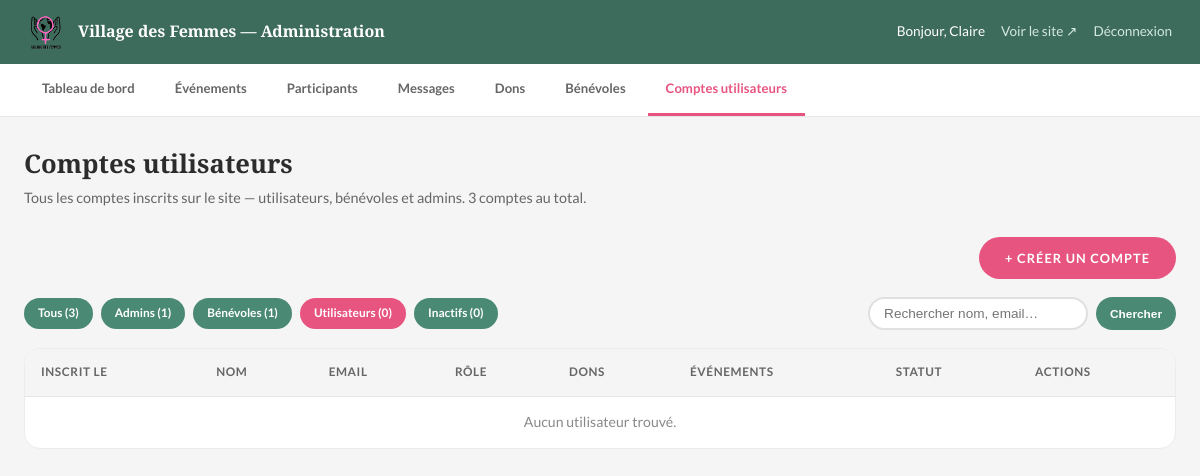
Before: /admin/utilisateurs.php?filtre=utilisateur (signed in) with the older database file.
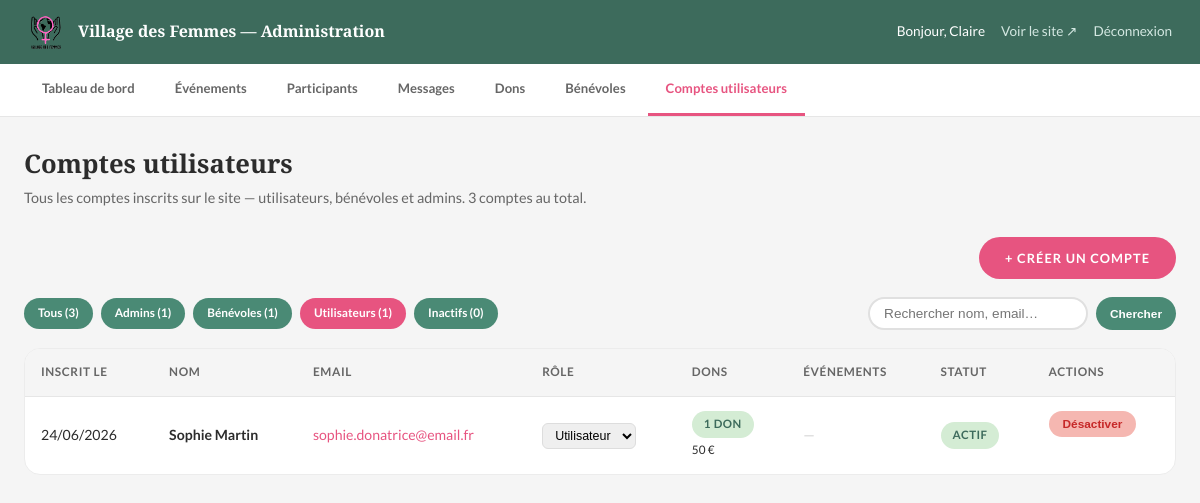
After: the same page with the newer database file.
### tables this page shows
CREATE TABLE utilisateurs (
    id              INT AUTO_INCREMENT PRIMARY KEY,
    email           VARCHAR(255) NOT NULL UNIQUE,
    mot_de_passe    VARCHAR(255) NOT NULL,         
    prenom          VARCHAR(100) NOT NULL,
    nom             VARCHAR(100) NOT NULL,
    telephone       VARCHAR(20),
    role            ENUM('utilisateur', 'benevole', 'admin') NOT NULL DEFAULT 'utilisateur',
    date_creation   DATETIME NOT NULL DEFAULT CURRENT_TIMESTAMP,
    derniere_connexion DATETIME,
    actif           BOOLEAN NOT NULL DEFAULT TRUE,
    email_verifie   BOOLEAN NOT NULL DEFAULT FALSE
);

### config/config.php (called while the page is built, shortened)
<?php
function nettoyer(string $valeur): string {
    $valeur = trim($valeur);
    $valeur = stripslashes($valeur);
    $valeur = htmlspecialchars($valeur, ENT_QUOTES, 'UTF-8');
    return $valeur;
}

### admin/utilisateurs.php (the view, shortened to what this page needs)
<?php
require_once '../config/config.php';
$admin_page_active = 'utilisateurs';
$pdo = getPDO();
$filtre = $_GET['filtre'] ?? 'tous';
$recherche = nettoyer($_GET['q'] ?? '');
$sql = "SELECT u.*, pb.statut_candidature,
        (SELECT COUNT(*) FROM dons d WHERE d.utilisateur_id = u.id AND d.statut = 'valide') AS nb_dons,
        (SELECT COALESCE(SUM(montant),0) FROM dons d WHERE d.utilisateur_id = u.id AND d.statut = 'valide') AS total_dons,
        (SELECT COUNT(*) FROM inscriptions_evenements ie WHERE ie.utilisateur_id = u.id) AS nb_inscriptions
        FROM utilisateurs u
        LEFT JOIN profils_benevoles pb ON pb.utilisateur_id = u.id
        WHERE 1=1";
$params = [];
if ($filtre === 'admin') {
    $sql .= " AND u.role = 'admin'";
} elseif ($filtre === 'benevole') {
    $sql .= " AND u.role = 'benevole'";
} elseif ($filtre === 'utilisateur') {
    $sql .= " AND u.role = 'utilisateur'";
} elseif ($filtre === 'inactif') {
    $sql .= " AND u.actif = 0";
}
$sql .= " ORDER BY u.date_creation DESC";
$stmt = $pdo->prepare($sql);
$stmt->execute($params);
$utilisateurs = $stmt->fetchAll();
$comptes = $pdo->query("
    SELECT
        COUNT(*) AS total,
        SUM(role = 'admin') AS admins,
        SUM(role = 'benevole') AS benevoles,
        SUM(role = 'utilisateur') AS utilisateurs,
        SUM(actif = 0) AS inactifs
    FROM utilisateurs
")->fetch();
?>
<!DOCTYPE html>
<html lang="fr">
<head>
  <link rel="stylesheet" href="../styles.css" />
  <link rel="stylesheet" href="admin.css" />
</head>
<body class="admin-body">
  <?php include 'includes/admin-header.php'; ?>
  <div class="admin-content">
    <h1>Comptes utilisateurs</h1>
    <p class="admin-sous-titre">
      Tous les comptes inscrits sur le site — utilisateurs, bénévoles et admins.
      <?= $comptes['total'] ?> comptes au total.
    </p>
    <div class="admin-page-actions">
      <a href="creer-compte.php" class="btn btn-rose">+ Créer un compte</a>
    </div>
    <div style="display:flex; justify-content:space-between; align-items:center; flex-wrap:wrap; gap:12px; margin-bottom:18px;">
      <div style="display:flex; gap:8px; flex-wrap:wrap;">
        <a href="utilisateurs.php" class="btn-small <?= $filtre === 'tous' ? 'btn-valider' : 'btn-edit' ?>">
          Tous (<?= $comptes['total'] ?>)
        </a>
        <a href="utilisateurs.php?filtre=admin" class="btn-small <?= $filtre === 'admin' ? 'btn-valider' : 'btn-edit' ?>">
          Admins (<?= $comptes['admins'] ?>)
        </a>
        <a href="utilisateurs.php?filtre=benevole" class="btn-small <?= $filtre === 'benevole' ? 'btn-valider' : 'btn-edit' ?>">
          Bénévoles (<?= $comptes['benevoles'] ?>)
        </a>
        <a href="utilisateurs.php?filtre=utilisateur" class="btn-small <?= $filtre === 'utilisateur' ? 'btn-valider' : 'btn-edit' ?>">
          Utilisateurs (<?= $comptes['utilisateurs'] ?>)
        </a>
        <a href="utilisateurs.php?filtre=inactif" class="btn-small <?= $filtre === 'inactif' ? 'btn-valider' : 'btn-edit' ?>">
          Inactifs (<?= $comptes['inactifs'] ?>)
        </a>
      </div>
      <form method="GET" style="display:flex; gap:8px;">
        <input type="text" name="q" value="<?= htmlspecialchars($recherche) ?>"
               placeholder="Rechercher nom, email…"
               style="padding:7px 14px; border:2px solid #e0e0e0; border-radius:30px; font-size:0.85rem; outline:none; width:220px;" />
        <button type="submit" class="btn-small btn-edit">Chercher</button>
      </form>
    </div>
    <div class="admin-table-wrap">
      <table class="admin-table">
        <thead>
          <tr>
            <th>Inscrit le</th>
            <th>Nom</th>
            <th>Email</th>
            <th>Rôle</th>
            <th>Dons</th>
            <th>Événements</th>
            <th>Statut</th>
            <th>Actions</th>
          </tr>
        </thead>
        <tbody>
          <?php if (empty($utilisateurs)): ?>
            <tr><td colspan="8" style="text-align:center; color:#888;">Aucun utilisateur trouvé.</td></tr>
          <?php endif; ?>
          <?php foreach ($utilisateurs as $u): ?>
            <tr <?= !$u['actif'] ? 'style="opacity:0.55;"' : '' ?>>
              <td style="white-space:nowrap;"><?= htmlspecialchars(date('d/m/Y', strtotime($u['date_creation']))) ?></td>
              <td>
                <strong><?= htmlspecialchars($u['prenom'] . ' ' . $u['nom']) ?></strong>
              </td>
              <td>
                <a href="mailto:<?= htmlspecialchars($u['email']) ?>" style="color:var(--rose-vif);">
                  <?= htmlspecialchars($u['email']) ?>
                </a>
              </td>
              <td>
                <?php if ($u['id'] === (int) $_SESSION['utilisateur_id']): ?>
                  <span class="badge badge-rose">admin (toi)</span>
                <?php else: ?>
                  <form method="POST" style="display:inline;">
                    <select name="nouveau_role" onchange="this.form.submit()"
                            style="font-size:0.78rem; padding:4px 8px; border-radius:6px; border:1px solid #ddd;">
                      <option value="utilisateur" <?= $u['role'] === 'utilisateur' ? 'selected' : '' ?>>Utilisateur</option>
                    </select>
                  </form>
                <?php endif; ?>
              </td>
              <td>
                <?php if ($u['nb_dons'] > 0): ?>
                  <span class="badge badge-vert"><?= $u['nb_dons'] ?> don<?= $u['nb_dons'] > 1 ? 's' : '' ?></span>
                  <br><small><?= number_format($u['total_dons'], 0, ',', ' ') ?> €</small>
                <?php else: ?>
                  <span style="color:#ccc;">—</span>
                <?php endif; ?>
              </td>
              <td>
                <?php if ($u['nb_inscriptions'] > 0): ?>
                  <a href="inscriptions.php?utilisateur_id=<?= $u['id'] ?>" class="badge badge-vert" style="text-decoration:none;">
                    <?= $u['nb_inscriptions'] ?> inscription<?= $u['nb_inscriptions'] > 1 ? 's' : '' ?>
                  </a>
                <?php else: ?>
                  <span style="color:#ccc;">—</span>
                <?php endif; ?>
              </td>
              <td>
                <?php if ($u['actif']): ?>
                  <span class="badge badge-vert">Actif</span>
                <?php else: ?>
                  <span class="badge badge-rouge">Inactif</span>
                <?php endif; ?>
              </td>
              <td class="admin-actions">
                <?php if ($u['id'] !== (int) $_SESSION['utilisateur_id']): ?>
                  <form method="POST" style="display:inline;">
                    <button type="submit" class="btn-small <?= $u['actif'] ? 'btn-delete' : 'btn-edit' ?>">
                      <?= $u['actif'] ? 'Désactiver' : 'Réactiver' ?>
                    </button>
                  </form>
                <?php endif; ?>
              </td>
            </tr>
          <?php endforeach; ?>
        </tbody>
      </table>
    </div>
  </div>
</body>
</html>

### admin/includes/admin-header.php
<?php
$admin_page_active = $admin_page_active ?? '';
function adminNavActive(string $page, string $current): string {
    return $page === $current ? ' class="active"' : '';
}
?>
<div class="admin-topbar">
  <div class="admin-topbar-left">
    <img src="../images/logo.png" alt="Logo" />
    <span>Village des Femmes — Administration</span>
  </div>
  <div class="admin-topbar-right">
    <span>Bonjour, <?= htmlspecialchars($_SESSION['prenom'] ?? '') ?></span>
    <a href="../index.php" target="_blank">Voir le site ↗</a>
    <a href="logout.php">Déconnexion</a>
  </div>
</div>
<nav class="admin-nav">
  <a href="dashboard.php"<?= adminNavActive('dashboard', $admin_page_active) ?>>Tableau de bord</a>
  <a href="evenements.php"<?= adminNavActive('evenements', $admin_page_active) ?>>Événements</a>
  <a href="inscriptions.php"<?= adminNavActive('inscriptions', $admin_page_active) ?>>Participants</a>
  <a href="messages.php"<?= adminNavActive('messages', $admin_page_active) ?>>Messages</a>
  <a href="dons.php"<?= adminNavActive('dons', $admin_page_active) ?>>Dons</a>
  <a href="benevoles.php"<?= adminNavActive('benevoles', $admin_page_active) ?>>Bénévoles</a>
  <a href="utilisateurs.php"<?= adminNavActive('utilisateurs', $admin_page_active) ?>>Comptes utilisateurs</a>
</nav>

### styles.css (style rules this page uses)
:root { --rose-pale: #F9D6D8; --rose-vif: #E75480; --rose-bouton: #C8455A; --vert-sauge: #8FBC8F; --vert-fonce: #3D6B5C; --vert-btn: #4A8A75; --noir: #1a1a1a; --blanc: #FFFFFF; --gris-clair: #F5F5F5; --texte: #2C2C2C; --texte-clair: #666666; --radius: 8px; --radius-lg: 16px; --transition: 0.25s ease; }
*, *::before, *::after { box-sizing: border-box; margin: 0; padding: 0; }
html { scroll-behavior: smooth; }
body { font-family: 'Lato', sans-serif; color: var(--texte); background: var(--blanc); line-height: 1.6; }
img { max-width: 100%; display: block; }
a { text-decoration: none; color: inherit; }
h1, h2, h3, h4 { font-family: 'Playfair Display', serif; line-height: 1.2; }
h1 { font-size: clamp(2rem, 5vw, 3rem); }
.btn { display: inline-block; padding: 11px 26px; border-radius: 30px; font-family: 'Lato', sans-serif; font-size: 0.8rem; font-weight: 700; text-transform: uppercase; letter-spacing: 0.08em; cursor: pointer; border: none; transition: all var(--transition); }
.btn-rose { background: var(--rose-vif); color: var(--blanc); }

### admin/admin.css (style rules this page uses)
.admin-body { background: var(--gris-clair); min-height: 100vh; }
.admin-topbar { background: var(--vert-fonce); color: var(--blanc); padding: 14px 28px; display: flex; align-items: center; justify-content: space-between; flex-wrap: wrap; gap: 12px; }
.admin-topbar-left { display: flex; align-items: center; gap: 14px; }
.admin-topbar-left img { width: 36px; }
.admin-topbar-left span { font-weight: 700; font-family: 'Playfair Display', serif; }
.admin-topbar-right { display: flex; align-items: center; gap: 16px; font-size: 0.85rem; }
.admin-topbar-right a { color: #d4e8e2; }
.admin-nav { background: var(--blanc); border-bottom: 1px solid #e6e6e6; display: flex; gap: 4px; padding: 0 24px; overflow-x: auto; }
.admin-nav a { display: inline-block; padding: 14px 18px; font-size: 0.82rem; font-weight: 700; color: var(--texte-clair); border-bottom: 3px solid transparent; white-space: nowrap; }
.admin-nav a.active { color: var(--rose-vif); border-bottom-color: var(--rose-vif); }
.admin-content { max-width: 1200px; margin: 0 auto; padding: 32px 24px 60px; }
.admin-content h1 { font-size: 1.6rem; margin-bottom: 6px; }
.admin-sous-titre { color: var(--texte-clair); font-size: 0.9rem; margin-bottom: 28px; }
.admin-table-wrap { background: var(--blanc); border-radius: var(--radius-lg); border: 1px solid #ececec; overflow-x: auto; }
table.admin-table { width: 100%; border-collapse: collapse; font-size: 0.88rem; }
table.admin-table th { text-align: left; padding: 14px 16px; background: var(--gris-clair); font-size: 0.74rem; font-weight: 700; text-transform: uppercase; letter-spacing: 0.05em; color: var(--texte-clair); border-bottom: 1px solid #e6e6e6; }
table.admin-table td { padding: 14px 16px; border-bottom: 1px solid #f0f0f0; vertical-align: middle; }
table.admin-table tr:last-child td { border-bottom: none; }
.badge { display: inline-block; padding: 4px 12px; border-radius: 20px; font-size: 0.72rem; font-weight: 700; text-transform: uppercase; letter-spacing: 0.04em; }
.badge-vert { background: #d4ecd4; color: var(--vert-fonce); }
.admin-actions { display: flex; gap: 8px; }
.btn-small { padding: 6px 14px; border-radius: 20px; font-size: 0.74rem; font-weight: 700; border: none; cursor: pointer; text-decoration: none; display: inline-block; }
.btn-small.btn-edit { background: var(--vert-btn); color: var(--blanc); }
.btn-small.btn-delete { background: #f5b7b1; color: #c62828; }
.btn-small.btn-valider { background: var(--rose-vif); color: var(--blanc); }
.admin-page-actions { display: flex; justify-content: flex-end; margin-bottom: 18px; }

Changed rows visible on the page:
now on this page (row edited): utilisateurs: date_creation "24/06/2026", prenom+nom "Sophie Martin", email "sophie.donatrice@email.fr", nouveau_role "Utilisateur", nb_dons "1", total_dons "50", actif "ACTIF"
Other visible differences:
$comptes['utilisateurs']: "0" → "1"
text no longer shown: "Aucun utilisateur trouvé."
